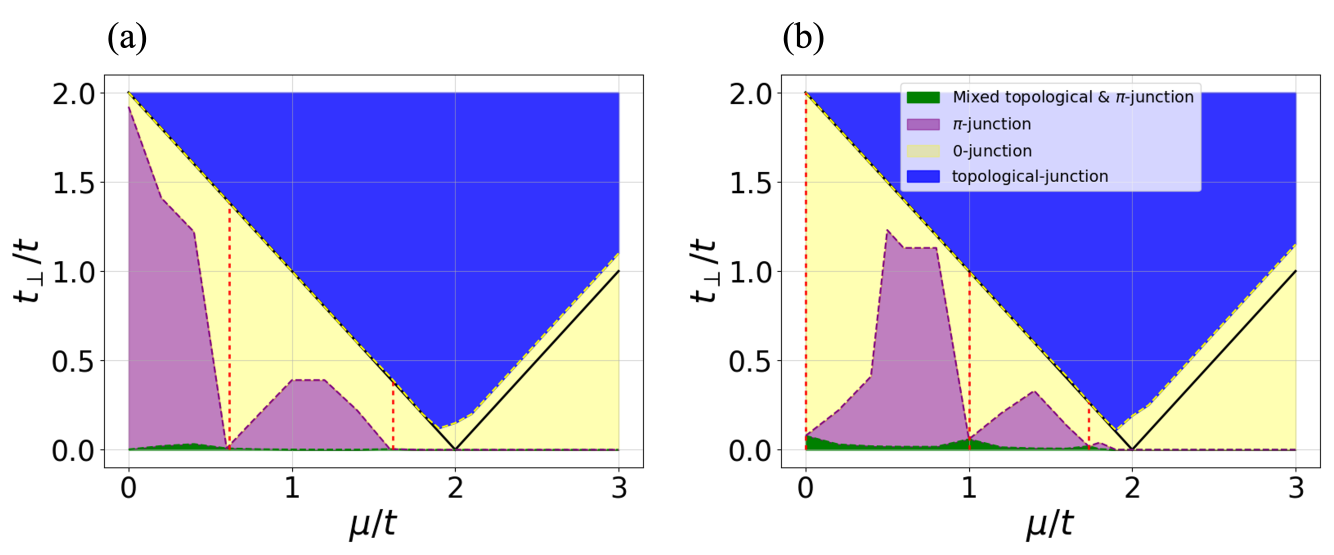
#> input picture figures/currentphase_1.png, 4001 x 1663 px (shown at 1/3 size); its folder holds 5 pictures in this run
$ python redraw_submission_figures.py
#> lines starting #> are read from the running program, lines starting #| are printed output that depends on the picture; after the words box and inside, x2 and y2 are one past the last pixel; in counts of white or black regions, pixels touching at a corner belong together
from pathlib import Path
import hashlib, json
import numpy as np
from PIL import Image
import matplotlib
matplotlib.use('Agg')
import matplotlib.pyplot as plt
from matplotlib.ticker import MaxNLocator, NullFormatter, FixedLocator
from matplotlib.patches import Patch
from general_kitaev_sns import KitaevSNS

BASE = Path(__file__).resolve().parent.parent
OUT = BASE/'generated'
OUT.mkdir(exist_ok=True)
plt.rcParams.update({'font.family':'STIXGeneral', 'mathtext.fontset':'stix',
    'font.size':9, 'axes.labelsize':10, 'axes.titlesize':10,
    'xtick.labelsize':9, 'ytick.labelsize':9, 'legend.fontsize':8.5,
    'axes.linewidth':.7, 'lines.linewidth':1.2, 'pdf.fonttype':42,
    'xtick.major.size':3, 'ytick.major.size':3, 'axes.labelpad':2})
audit = {'font_sizes_pt': {'axis':10,'ticks':9,'legend':8.5,'inset':7.5},
         'original_sha256':{}, 'raster_viewports':{}}
for f in (BASE/'figures').glob('*'):
    if f.is_file(): audit['original_sha256'][f.name]=hashlib.sha256(f.read_bytes()).hexdigest()

def save(fig, name):
    # Fixed physical width: LaTeX will reproduce these sizes without shrinking.
    fig.savefig(OUT/(name+'.pdf'), dpi=600)
    fig.savefig(OUT/(name+'.png'), dpi=220)
    plt.close(fig)

def image_rgb(name):
#> called with name = 'currentphase_1.png'
    im=Image.open(BASE/'figures'/name).convert('RGBA')
#> im is the input picture: PIL image 4001x1663 RGBA; mean R, G, B, A 197.5, 193.1, 233.2, 255
    bg=Image.new('RGBA',im.size,'white'); bg.alpha_composite(im)
#> after `bg = Image.new('RGBA', im.size, 'white')`: bg: PIL image 4001x1663 RGBA; every value is 255
    return np.array(bg.convert('RGB'))

# Fig. 1 remains unchanged, as requested by the author.
# Fig. 2: retain original numerical phase-map pixels, re-typeset annotations.
# No phase boundaries are inferred or recomputed. A pre-existing legend is
# replaced only inside its original annotation rectangle.
im=image_rgb('currentphase_1.png')
rois=[(313,225,1931,1404),(2344,225,3962,1404)]
audit['raster_viewports']['currentphase_1.png']=rois
fig,axes=plt.subplots(1,2,figsize=(7.1,2.8))
fig.subplots_adjust(left=.075,right=.99,bottom=.18,top=.9,wspace=.25)
for k,(ax,roi) in enumerate(zip(axes,rois)):
    x0,y0,x1,y1=roi; data=im[y0:y1+1,x0:x1+1].copy()
    if k==1:
        # Old legend bbox in source image: 2703..3605, 254..575.
        # White background remains an explicitly visible annotation box.
        data[21:352,357:1265]=255
    ax.imshow(data,extent=(-.15,3.15,-.1,2.1),aspect='auto',interpolation='none')
    ax.set(xlim=(-.15,3.15),ylim=(-.1,2.1),xlabel=r'$\mu/t$',ylabel=r'$t_\perp/t$')
    ax.set_xticks([0,1,2,3]);ax.set_yticks([0,1,2])
    ax.set_title(f'({chr(97+k)}) '+r'$L_{\rm M}='+str(4+k)+'$',loc='left')
    if k==1:
        from matplotlib.patches import Rectangle
        ax.add_patch(Rectangle((-.15+357/1618*3.3,2.1-352/1179*2.2),908/1618*3.3,331/1179*2.2,facecolor='white',edgecolor='.8',lw=.6,zorder=3))
        handles=[Patch(facecolor=c,label=l) for c,l in [('green',r'Mixed topological--$\pi$'),('mediumorchid',r'$\pi$-junction'),('yellow',r'$0$-junction'),('blue','Topological')]]
        ax.legend(handles=handles,loc='upper left',bbox_to_anchor=(.221,.982),
                  frameon=False,borderpad=.12,labelspacing=.02,
                  handlelength=1.2,handletextpad=.5,fontsize=9)
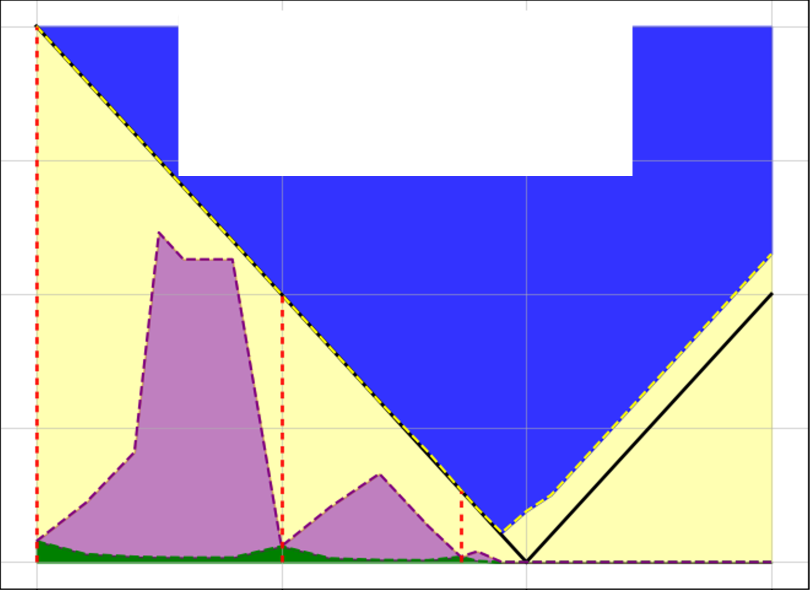
#> data: shape (1180, 1619, 3) (shown at 1/2 size); mean R, G, B 178.9, 172.1, 221.6
save(fig,'fig2_phases_largefont')
#> in save, `fig.savefig(OUT/(name+'.pdf'), dpi=600)`:
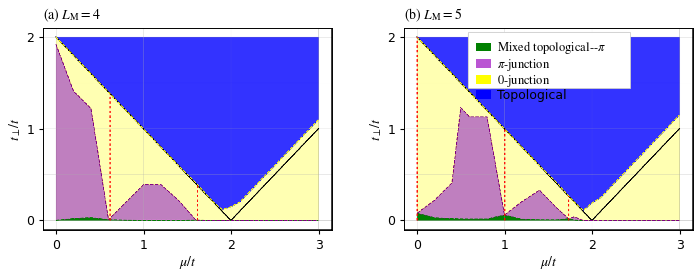
#> figure drawn by matplotlib, 2 panels

# Original recursive-Green-function CPR samples are available only as images.
# Preserve all original blue sample pixels. Only non-blue frame/grid pixels
# are erased from the viewport and replaced with native vector axes/grid.
# This is annotation re-layout, not numerical digitization or a new calculation.
def cpr(name,rois,scales,factors,outname):
    im=image_rgb(name); fig,axes=plt.subplots(2,2,figsize=(3.4,2.85))
#> call 2 of image_rgb, with name = 'l4mu0.png'
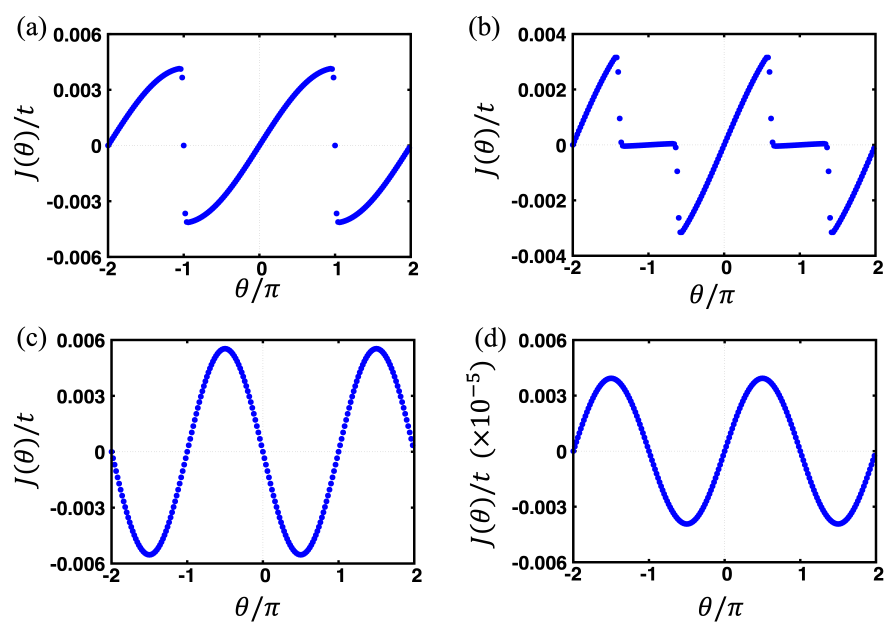
#> input picture figures/l4mu0.png, 3556 x 2539 px (shown at 1/4 size)
#> in image_rgb, im is the input picture: PIL image 3556x2539 RGBA; mean R, G, B, A 239.1, 239.1, 245.2, 255
#> in image_rgb (call 2), `bg = Image.new('RGBA', im.size, 'white')`: bg: PIL image 3556x2539 RGBA; every value is 255
    fig.subplots_adjust(left=.19,right=.99,bottom=.135,top=.925,wspace=.72,hspace=.73)
    audit['raster_viewports'][name]={'roi_edges':rois,'display_ymax':scales,'factors':factors}
    for i,(ax,roi,mx,fac) in enumerate(zip(axes.flat,rois,scales,factors)):
        x0,y0,x1,y1=roi; data=im[y0-5:y1+6,x0-14:x1+15].copy()
        # Exact RGB data preservation, including samples at viewport boundaries.
        blue=(data[:,:,2].astype(int)>data[:,:,0].astype(int)+10)&(data[:,:,2].astype(int)>data[:,:,1].astype(int)+10)
        data[~blue]=255
        ax.imshow(data,extent=(-2-14*4/(x1-x0),2+14*4/(x1-x0),-mx-5*2*mx/(y1-y0),mx+5*2*mx/(y1-y0)),aspect='auto',interpolation='none',zorder=2,clip_on=False)
        ax.set(xlim=(-2,2),ylim=(-mx,mx),xlabel=r'$\theta/\pi$',ylabel=r'$J(\theta)/t$')
        ax.set_xticks([-2,0,2]); ax.set_yticks([-mx,0,mx]);ax.set_yticklabels([f'{-mx:g}','0',f'{mx:g}'])
        ax.axhline(0,c='.75',lw=.45,ls=':',zorder=3);ax.axvline(0,c='.75',lw=.45,ls=':',zorder=1)
        ax.set_title(f'({chr(97+i)})',loc='left',pad=3)
        if fac: ax.text(1,1.03,rf'$\times10^{{{fac}}}$',transform=ax.transAxes,ha='right',fontsize=9)
#> this loop made 4 passes
#> pass 1, in cpr, `blue=(data[:,:,2].astype(int)>data[:,:,0].astype(int)+10)&(data[:,:,2]..`:
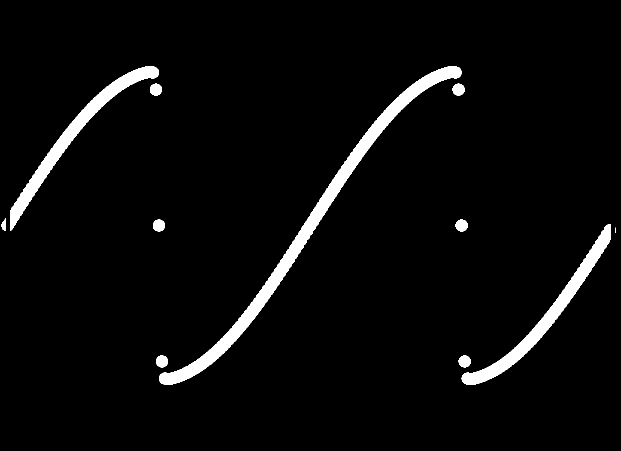
#> blue: shape (902, 1241) bool (shown at 1/2 size); 4% white; 11 white regions (1 under 20 px), largest, box (x1, y1, x2, y2) and area: (318, 132, 923, 770) 21002, (20, 132, 318, 462) 10289, (923, 449, 1222, 770) 10258
    save(fig,outname)
cpr('l4mu0.png',[(431,136,1643,1027),(2291,136,3502,1023),(446,1360,1657,2254),(2293,1360,3504,2249)],
    [.006,.004,.006,.006],[0,0,0,-5],'fig3_off_cpr_largefont')
cpr('l5mu1.png',[(458,93,1667,996),(2304,96,3526,1009),(440,1359,1662,2257),(2312,1382,3536,2297)],
    [.01,.01,.01,.01],[0,0,-1,0],'fig7_res_cpr_largefont')
#> call 2 of cpr, with name = 'l5mu1.png', outname = 'fig7_res_cpr_largefont'
#> call 3 of image_rgb, with name = 'l5mu1.png'
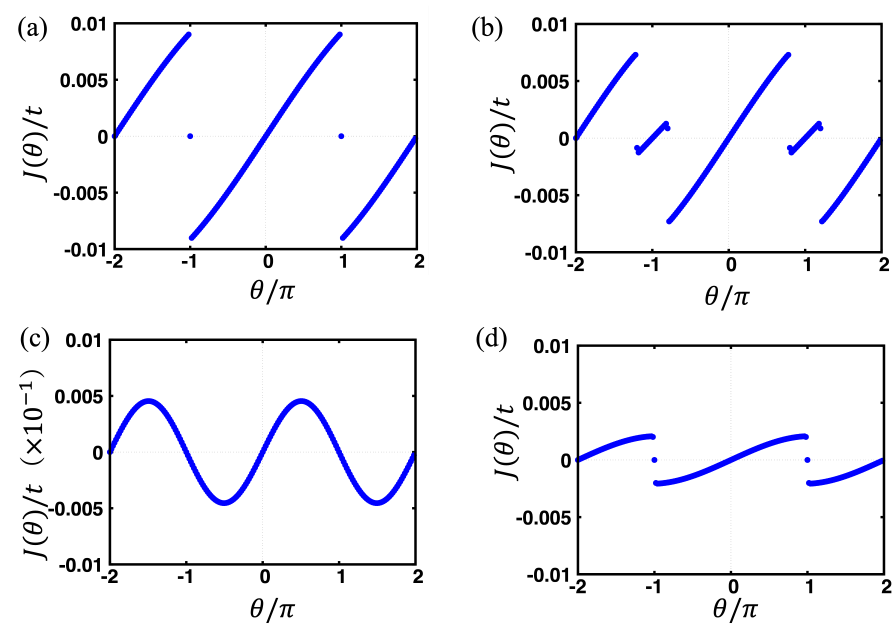
#> input picture figures/l5mu1.png, 3584 x 2543 px (shown at 1/4 size)
#> in image_rgb, im is the input picture: PIL image 3584x2543 RGBA; mean R, G, B, A 240.7, 240.7, 245.6, 255
#> in image_rgb (call 3), `bg = Image.new('RGBA', im.size, 'white')`: bg: PIL image 3584x2543 RGBA; every value is 255
#> after the loop in cpr (call 2), `for i,(ax,roi,mx,fac) in enumerate(zip(axes.flat,rois,scales,factors)):`:
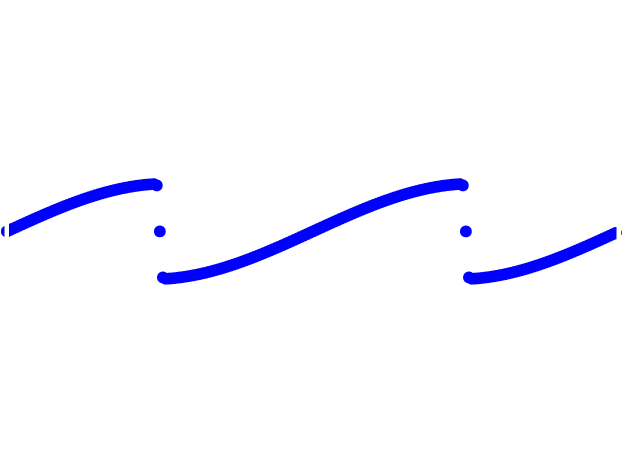
#> data: shape (926, 1253, 3) (shown at 1/2 size); mean R, G, B 248.1, 248.1, 255
#> call 3 of save, with name = 'fig7_res_cpr_largefont'
#> in save (call 3), `fig.savefig(OUT/(name+'.pdf'), dpi=600)`:
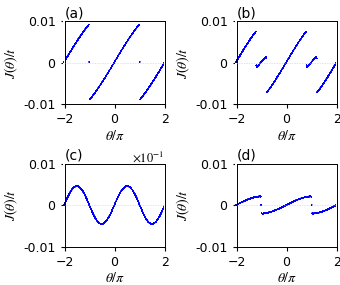
#> figure drawn by matplotlib, 4 panels

# Fig. 4(a-c): exact original cached scans, checked against the full mu grids.
#> (the run stopped early here; a loop or call above may not have finished)
